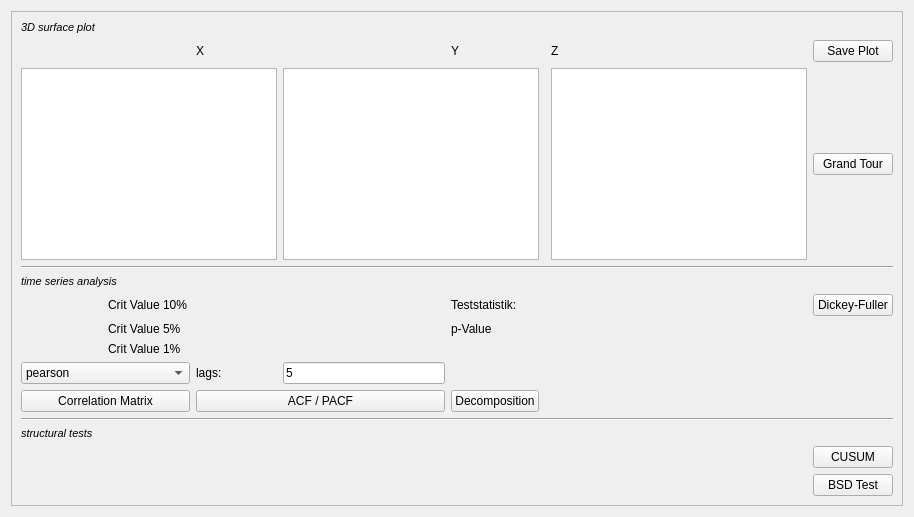
          <widget class="QWidget" name="tab_19">
           <attribute name="title">
            <string> Data Pre-Analysis</string>
           </attribute>
           <layout class="QGridLayout" name="gridLayout_6">
            <item row="0" column="0">
             <widget class="QFrame" name="frame_2">
              <property name="frameShape">
               <enum>QFrame::StyledPanel</enum>
              </property>
              <property name="frameShadow">
               <enum>QFrame::Raised</enum>
              </property>
              <layout class="QGridLayout" name="gridLayout_7">
               <item row="1" column="4">
                <widget class="QLabel" name="label_2">
                 <property name="text">
                  <string>Y</string>
                 </property>
                </widget>
               </item>
               <item row="12" column="4">
                <widget class="QPushButton" name="ButtonDecomp">
                 <property name="text">
                  <string>Decomposition</string>
                 </property>
                </widget>
               </item>
               <item row="7" column="0" colspan="4">
                <widget class="QLabel" name="label_37">
                 <property name="font">
                  <font>
                   <pointsize>8</pointsize>
                   <weight>50</weight>
                   <italic>true</italic>
                   <bold>false</bold>
                  </font>
                 </property>
                 <property name="text">
                  <string>time series analysis</string>
                 </property>
                </widget>
               </item>
               <item row="0" column="0" colspan="4">
                <widget class="QLabel" name="label_30">
                 <property name="font">
                  <font>
                   <pointsize>8</pointsize>
                   <weight>50</weight>
                   <italic>true</italic>
                   <bold>false</bold>
                  </font>
                 </property>
                 <property name="text">
                  <string>3D surface plot</string>
                 </property>
                </widget>
               </item>
               <item row="3" column="6" colspan="2">
                <widget class="QListWidget" name="listInput_GT_3">
                 <property name="selectionMode">
                  <enum>QAbstractItemView::SingleSelection</enum>
                 </property>
                </widget>
               </item>
               <item row="9" column="6" colspan="2">
                <widget class="QLabel" name="label_DF5">
                 <property name="text">
                  <string/>
                 </property>
                </widget>
               </item>
               <item row="8" column="6" colspan="2">
                <widget class="QLabel" name="label_DF4">
                 <property name="text">
                  <string/>
                 </property>
                </widget>
               </item>
               <item row="9" column="2" colspan="2">
                <widget class="QLabel" name="label_DF2">
                 <property name="text">
                  <string/>
                 </property>
                </widget>
               </item>
               <item row="3" column="0" colspan="3">
                <widget class="QListWidget" name="listInput_GT">
                 <property name="acceptDrops">
                  <bool>true</bool>
                 </property>
                 <property name="selectionMode">
                  <enum>QAbstractItemView::SingleSelection</enum>
                 </property>
                </widget>
               </item>
               <item row="8" column="4">
                <widget class="QLabel" name="label_23">
                 <property name="text">
                  <string>Teststatistik:</string>
                 </property>
                </widget>
               </item>
               <item row="1" column="2">
                <widget class="QLabel" name="label">
                 <property name="text">
                  <string>X</string>
                 </property>
                </widget>
               </item>
               <item row="11" column="0" colspan="2">
                <widget class="QComboBox" name="comboBox_corrMethod">
                 <item>
                  <property name="text">
                   <string>pearson</string>
                  </property>
                 </item>
                 <item>
                  <property name="text">
                   <string>kendall</string>
                  </property>
                 </item>
                 <item>
                  <property name="text">
                   <string>spearman</string>
                  </property>
                 </item>
                </widget>
               </item>
               <item row="13" column="0" colspan="9">
                <widget class="Line" name="line_2">
                 <property name="orientation">
                  <enum>Qt::Horizontal</enum>
                 </property>
                </widget>
               </item>
               <item row="1" column="6">
                <widget class="QLabel" name="label_3">
                 <property name="text">
                  <string>Z</string>
                 </property>
                </widget>
               </item>
               <item row="6" column="0" colspan="9">
                <widget class="Line" name="line_3">
                 <property name="orientation">
                  <enum>Qt::Horizontal</enum>
                 </property>
                </widget>
               </item>
               <item row="14" column="0" colspan="4">
                <widget class="QLabel" name="label_38">
                 <property name="font">
                  <font>
                   <pointsize>8</pointsize>
                   <weight>50</weight>
                   <italic>true</italic>
                   <bold>false</bold>
                  </font>
                 </property>
                 <property name="text">
                  <string>structural tests</string>
                 </property>
                </widget>
               </item>
               <item row="1" column="8">
                <widget class="QPushButton" name="pushButton_SaveGrandTour">
                 <property name="text">
                  <string>Save Plot</string>
                 </property>
                </widget>
               </item>
               <item row="10" column="1">
                <widget class="QLabel" name="label_24">
                 <property name="text">
                  <string>Crit Value 1%</string>
                 </property>
                </widget>
               </item>
               <item row="8" column="2" colspan="2">
                <widget class="QLabel" name="label_DF1">
                 <property name="text">
                  <string/>
                 </property>
                </widget>
               </item>
               <item row="8" column="8">
                <widget class="QPushButton" name="ButtonDickeyFuller">
                 <property name="text">
                  <string>Dickey-Fuller</string>
                 </property>
                </widget>
               </item>
               <item row="11" column="2">
                <widget class="QLabel" name="label_41">
                 <property name="text">
                  <string>lags:</string>
                 </property>
                </widget>
               </item>
               <item row="9" column="1">
                <widget class="QLabel" name="label_11">
                 <property name="text">
                  <string>Crit Value 5%</string>
                 </property>
                </widget>
               </item>
               <item row="12" column="0" colspan="2">
                <widget class="QPushButton" name="ButtonCorrmatrix">
                 <property name="text">
                  <string>Correlation Matrix</string>
                 </property>
                </widget>
               </item>
               <item row="9" column="4">
                <widget class="QLabel" name="label_22">
                 <property name="text">
                  <string>p-Value</string>
                 </property>
                </widget>
               </item>
               <item row="10" column="2" colspan="2">
                <widget class="QLabel" name="label_DF3">
                 <property name="text">
                  <string/>
                 </property>
                </widget>
               </item>
               <item row="11" column="3">
                <widget class="QLineEdit" name="lineACFlags">
                 <property name="text">
                  <string>5</string>
                 </property>
                </widget>
               </item>
               <item row="3" column="8">
                <widget class="QPushButton" name="ButtonGrandTour">
                 <property name="text">
                  <string>Grand Tour</string>
                 </property>
                </widget>
               </item>
               <item row="16" column="8">
                <widget class="QPushButton" name="ButtonBSD">
                 <property name="text">
                  <string>BSD Test</string>
                 </property>
                </widget>
               </item>
               <item row="15" column="8">
                <widget class="QPushButton" name="ButtonCUSUM">
                 <property name="text">
                  <string>CUSUM</string>
                 </property>
                </widget>
               </item>
               <item row="12" column="2" colspan="2">
                <widget class="QPushButton" name="ButtonACF">
                 <property name="text">
                  <string>ACF / PACF</string>
                 </property>
                </widget>
               </item>
               <item row="3" column="3" colspan="2">
                <widget class="QListWidget" name="listInput_GT_2">
                 <property name="selectionMode">
                  <enum>QAbstractItemView::SingleSelection</enum>
                 </property>
                </widget>
               </item>
               <item row="8" column="1">
                <widget class="QLabel" name="label_9">
                 <property name="text">
                  <string>Crit Value 10%</string>
                 </property>
                </widget>
               </item>
              </layout>
             </widget>
            </item>
           </layout>
          </widget>
